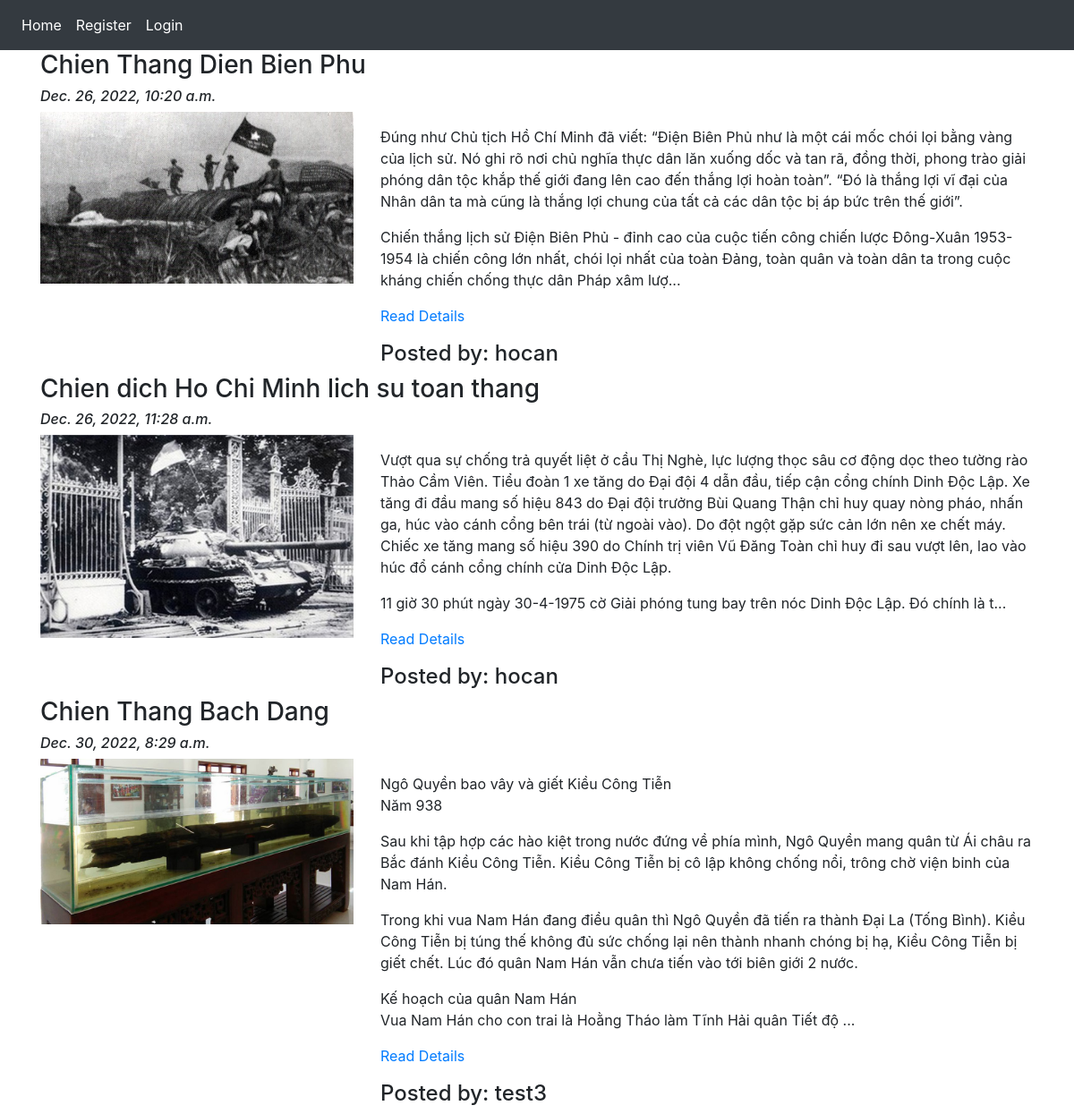
Screenshot of /blog/ with the database file from the repository.
### App_Blog/models.py (models this page shows, shortened)
class Blog(models.Model):
    author = models.ForeignKey(User, related_name='post_author',on_delete=models.CASCADE);
    blog_title = models.CharField(max_length=250)
    created_date = models.DateTimeField(auto_now_add=True)
    updated_date = models.DateTimeField(auto_now=True)
    blog_content = models.TextField()
    blog_image = models.ImageField(upload_to='blog_picture')
    slug = models.SlugField(max_length=250, unique=True)

### App_Blog/views.py (the view)
# urls.py: path('',views.BlogList.as_view(),name='list_all_blog'),
class BlogList(ListView):
    context_object_name = 'blogs'
    model = Blog
    template_name = 'App_Blog/blog_list.html'

### App_Blog/templatetags/custom_filters.py (called while the page is built)
def range_filter(value):
    return value[0:600] + "..."

### templates/App_Blog/blog_list.html (shortened to what this page needs)
{% extends 'base.html' %}
{% load custom_filters %}
{% block body_block %}
{% for blog in blogs %}
<h3>{{blog.blog_title}}</h3>
<h6><i>{{blog.created_date}}</i></h6>
<div class="row">
    <div class="col-sm-4">
      <img src="/media/{{blog.blog_image}}" title="{{blog.blog_title}}" alt="{{blog.blog_title}}" width="100%">
    </div>
    <div class="col-sm-8">
      <p>
        {{blog.blog_content|range_filter|linebreaks}}
        <a href="{% url 'App_Blog:blog_details' slug=blog.slug%}">Read Details</a>
      </p>
      <h4>Posted by: <a>{{blog.author}}</a></h4>
    </div>
  </div>
{% endfor %}
{% endblock %}

### templates/base.html (shortened to what this page needs)
<!DOCTYPE html>
<html lang="en">
  <head>
    <link
      rel="stylesheet"
      href="https://cdn.jsdelivr.net/npm/bootstrap@4.0.0/dist/css/bootstrap.min.css"
    />
  </head>
  <body>
    <nav class="navbar navbar-expand-sm bg-dark navbar-dark">
      <ul class="navbar-nav">
        <li class="nav-item active">
          <a class="nav-link" href="{% url 'index' %}">Home</a>
        </li>
        {% if user.is_authenticated %}
        <li class="nav-item active">
          <a class="nav-link" href="{% url 'App_Blog:create_blog' %}">Write Blog</a>
        </li>
        <li class="nav-item active">
          <a class="nav-link" href="{% url 'App_Login:logout' %}">Logout</a>
        </li>
        <li class="nav-item active">
          <a class="nav-link" href="{% url 'App_Login:user_profile' %}">Profile</a>
        </li>
        <li class="nav-item active">
          <a class="nav-link" href="{% url 'App_Blog:my_blogs' %}">My Blogs</a>
        </li>
        {% else %}
        <li class="nav-item active">
          <a class="nav-link" href="{% url 'App_Login:register' %}">Register</a>
        </li>
        <li class="nav-item active">
          <a class="nav-link" href="{% url 'App_Login:login' %}">Login</a>
        </li>
        {% endif %}
      </ul>
    </nav>
    <div class="container">
      {% block body_block %} {% endblock %}
    </div>
  </body>
</html>

### rows the page displays
Blog: blog_title "Chien Thang Dien Bien Phu", created_date "Dec. 26, 2022, 10:20 a.m.", blog_image (picture), blog_content|range_filter "Đúng như Chủ tịch Hồ Chí Minh đã viết: “Điện Biên Phủ như là một cái mốc chói lọi bằng vàng của lịch sử. Nó ghi rõ nơi chủ nghĩa thực dân lăn xuống dốc và tan rã, đồng thời, phong trào giải phóng dân tộc khắp thế giới đang lên cao đến thắng lợi hoàn toàn”. “Đó là thắng lợi vĩ đại của Nhân dân ta mà cũng là thắng lợi chung của tất cả các dân tộc bị áp bức trên thế giới”. Chiến thắng lịch sử Điện Biên Phủ - đỉnh cao của cuộc tiến công chiến lược Đông-Xuân 1953-1954 là chiến công lớn nhất, chói lọi nhất của toàn Đảng, toàn quân và toàn dân ta trong cuộc kháng chiến chống thực dân Pháp xâm lượ...", author "hocan"
Blog: blog_title "Chien dich Ho Chi Minh lich su toan thang", created_date "Dec. 26, 2022, 11:28 a.m.", blog_image (picture), blog_content|range_filter "Vượt qua sự chống trả quyết liệt ở cầu Thị Nghè, lực lượng thọc sâu cơ động dọc theo tường rào Thảo Cầm Viên. Tiểu đoàn 1 xe tăng do Đại đội 4 dẫn đầu, tiếp cận cổng chính Dinh Độc Lập. Xe tăng đi đầu mang số hiệu 843 do Đại đội trưởng Bùi Quang Thận chỉ huy quay nòng pháo, nhấn ga, húc vào cánh cổng bên trái (từ ngoài vào). Do đột ngột gặp sức cản lớn nên xe chết máy. Chiếc xe tăng mang số hiệu 390 do Chính trị viên Vũ Đăng Toàn chỉ huy đi sau vượt lên, lao vào húc đổ cánh cổng chính cửa Dinh Độc Lập. 11 giờ 30 phút ngày 30-4-1975 cờ Giải phóng tung bay trên nóc Dinh Độc Lập. Đó chính là t...", author "hocan"
Blog: blog_title "Chien Thang Bach Dang", created_date "Dec. 30, 2022, 8:29 a.m.", blog_image (picture), blog_content|range_filter "Ngô Quyền bao vây và giết Kiều Công Tiễn Năm 938 Sau khi tập hợp các hào kiệt trong nước đứng về phía mình, Ngô Quyền mang quân từ Ái châu ra Bắc đánh Kiều Công Tiễn. Kiều Công Tiễn bị cô lập không chống nổi, trông chờ viện binh của Nam Hán. Trong khi vua Nam Hán đang điều quân thì Ngô Quyền đã tiến ra thành Đại La (Tống Bình). Kiều Công Tiễn bị túng thế không đủ sức chống lại nên thành nhanh chóng bị hạ, Kiều Công Tiễn bị giết chết. Lúc đó quân Nam Hán vẫn chưa tiến vào tới biên giới 2 nước. Kế hoạch của quân Nam Hán Vua Nam Hán cho con trai là Hoằng Tháo làm Tĩnh Hải quân Tiết độ ...", author "test3"
